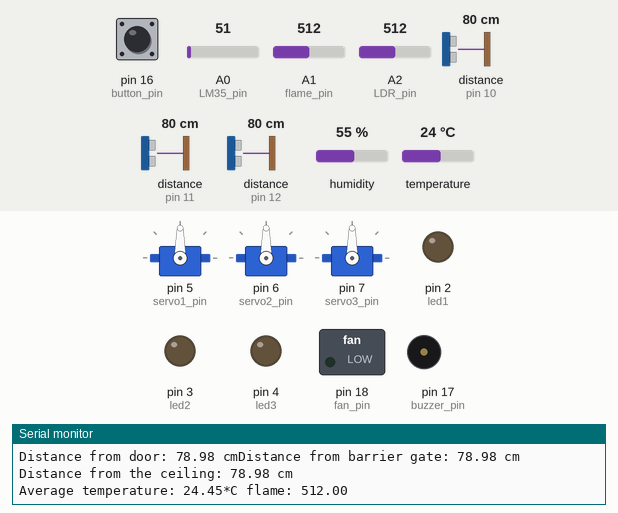
The sketch below on a simulated Arduino Mega 2560, built with avr-gcc and run on an emulated ATmega2560. On the bench: 3 × servo, switched loads named in the sketch (green lamp = pin HIGH), output pins drawn as LEDs (lit = HIGH), buzzer (waves = sounding), the last lines printed to the serial monitor. Wiring (inferred from the names in the program): 3 × ultrasonic range finder: trigger pin 13, echo pin 10 / trigger pin 14, echo pin 11 / trigger pin 15, echo pin 12. The inputs (shaded band) are chosen by the test bench; at power-on: A0 (LM35_pin) = 51, distance to the obstacle (sensors on pin 10, pin 11, pin 12) 80 cm, pin 16 (button_pin) HIGH, A1 (flame_pin) = 512, A2 (LDR_pin) = 512, humidity 55 %, temperature 24 °C. The echo pulse lasts 58.3 µs per cm; pins used as bus, display or sensor lines are not drawn.

Above: at 1.2 s.
1.3 s: A0 (LM35_pin) set to 89
7.5 s: A0 (LM35_pin) set to 105
At 13.6 s:
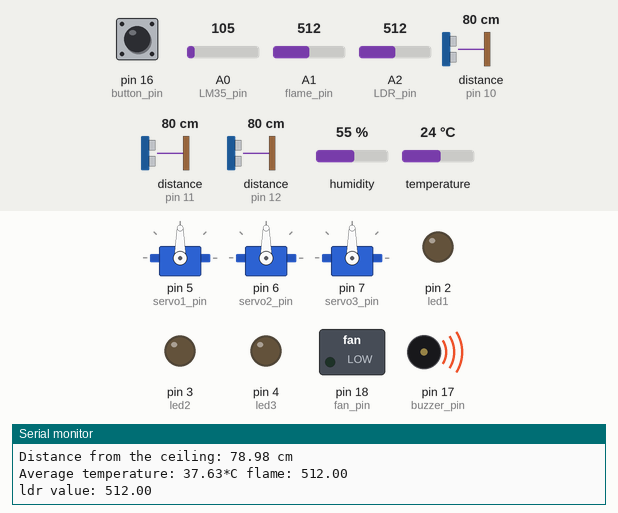
13.7 s: distance to the obstacle (sensor on pin 10) set to 8 cm
19.9 s: distance to the obstacle (sensor on pin 10) set to 5 cm
At 22.8 s:
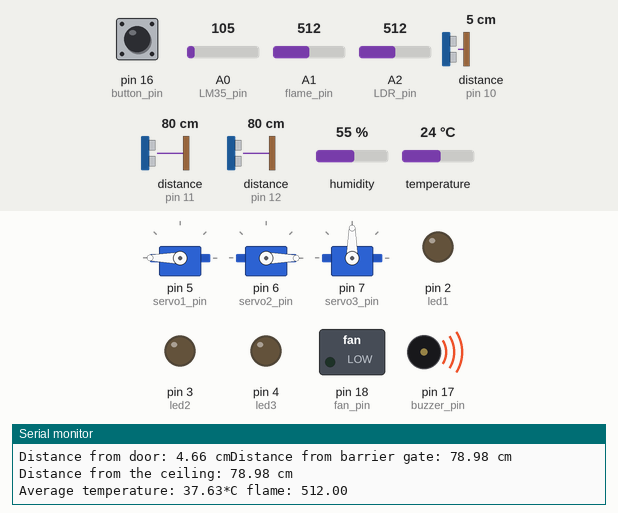
24.5 s: distance to the obstacle (sensor on pin 11) set to 8 cm
28.0 s: distance to the obstacle (sensor on pin 11) set to 5 cm
At 29.7 s:
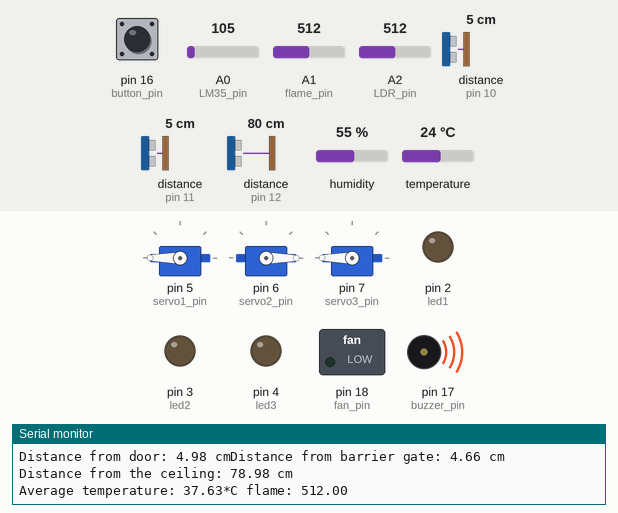
Timing chart, 0 to 32.8 s (numbered marks = the images above; inputs shaded):
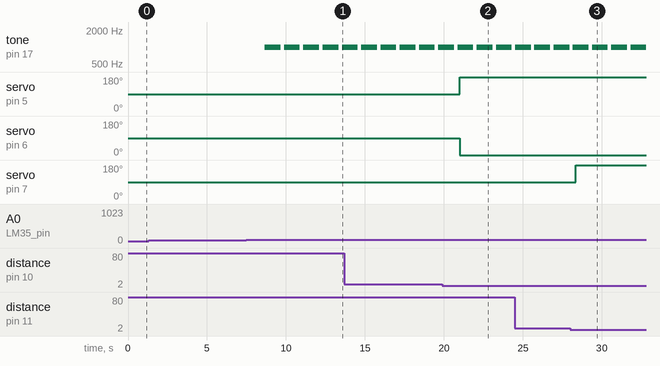

The sketch:

smart_home.ino
```cpp
/* This script is me and my partner's first big project with the Arduino platform.

 * ##### Smart Home Automation Project #####
 * TEAM MEMBERS: 2
 *  - LA WUN NANNDA
 *  - THIHA
 *
 * This project uses an Arduino Mega to create a smart home system with various sensors and actuators.
 *
 * Components used:
 * - 3 Servos: Controls mechanical movements for doors and barrier gate
 * - 3 Ultrasonic sensors: Measures distance for doors and barrier gate
 * - Button: Allows manual input for fan
 * - Relay1: Connects to the fan
 * - DHT sensor: Measures temperature and humidity for fire detection
 * - LM35 sensor: Measures temperature for fire detection
 * - Flame sensor: Detects fire for fire detection
 * - Buzzer: Provides audible alerts for fire alarm
 * - Bluetooth HC06: Enables wireless communication for fire alarm, bluetooth commands
 * - 3 LEDs: Provides visual indicators for bluetooth commands
 * - LDR sensor: Measures light intensity for light automation
 * - Relay2: Connects to the light bulb for light automation
 *
 * Procedures:
 * - measureDistance: Measures distance using ultrasonic sensors
 * - autoDoor: Automatically opens/closes a door based on distance
 * - autoBarrierGate: Controls a barrier gate using distance measurements
 * - toggleFan: Toggles a fan using a button
 * - detectFire: Detects fire and heat
 * - fireAlarm: Sends a fire alert via Bluetooth
 * - toggleLED: Toggles LEDs on/off
 * - toggleLEDs: Controls LEDs using Bluetooth commands
 * - autoLight: Automatically turns lights on/off based on room brightness
 *
 * Pins may vary depending on the connections of the components.
 */

#include <Servo.h>
#include <DHT.h>
#include <SoftwareSerial.h>  // for bluetooth communication

// LEDs
const int led1 = 2;
const int led2 = 3;
const int led3 = 4;

// servos
const int servo1_pin = 5;
const int servo2_pin = 6;
const int servo3_pin = 7;
Servo servo1;
Servo servo2;
Servo servo3;

// bluetooth
const int RX = 8;
const int TX = 9;
SoftwareSerial my_bluetooth(RX, TX);

// ultrasonic
const int echo1 = 10;
const int echo2 = 11;
const int echo3 = 12;
const int trig1 = 13;
const int trig2 = 14;
const int trig3 = 15;

// button
const int button_pin = 16;

// buzzer
const int buzzer_pin = 17;

// fan
const int fan_pin = 18;  // relay connected

// light bulb
const int light_bulb = 19;  // relay connected

// sensors
const int dht_pin = 20;
DHT my_dht(dht_pin, DHT11);
const int LM35_pin = A0;
const int flame_pin = A1;
const int LDR_pin = A2;

// variables
int x = 0;            // state of LED1
int y = 0;            // state of LED2
int z = 0;            // state of LED3
float distance1 = 0;  // Initialize distances
float distance2 = 0;
float distance3 = 0;
const int brightness_threshold = 500;  // under this value, the lights are turned on
const int servo_degree = 90;           // default degree of the servo
const float temp_threshold = 36.0;     // threshold for the temperature
const int flame_threshold = 500;       // threshold for the flame
const float garage_height = 5;         // distance between the ceiling and the floor of the garage
bool fan_state = false;                // to track the fan state


void setup() {
  Serial.begin(9600);        // initialize serial communication
  my_bluetooth.begin(9600);  // initialize bluetooth communication

  pinMode(button_pin, INPUT_PULLUP);
  pinMode(echo1, INPUT);
  pinMode(echo2, INPUT);
  pinMode(echo3, INPUT);
  pinMode(LM35_pin, INPUT);
  pinMode(flame_pin, INPUT);
  pinMode(LDR_pin, INPUT);

  pinMode(trig1, OUTPUT);
  pinMode(trig2, OUTPUT);
  pinMode(trig3, OUTPUT);
  pinMode(led1, OUTPUT);
  pinMode(led2, OUTPUT);
  pinMode(led3, OUTPUT);
  pinMode(buzzer_pin, OUTPUT);
  pinMode(fan_pin, OUTPUT);

  // attach the servo to the pin
  servo1.attach(servo1_pin);
  servo2.attach(servo2_pin);
  servo3.attach(servo3_pin);

  // initialize servos to default 90 degrees
  servo1.write(servo_degree);
  servo2.write(servo_degree);
  servo3.write(servo_degree);

  // initialize LEDs to off
  digitalWrite(led1, LOW);
  digitalWrite(led2, LOW);
  digitalWrite(led3, LOW);

  // initialize buzzer to no sound
  digitalWrite(buzzer_pin, LOW);

  // initialize fan to off
  digitalWrite(fan_pin, LOW);
}

/******************************************************************************/

// function to measure distance with ultrasonic sensor
void measureDistance(int trig_pin, int echo_pin, float &distance) {  // use pass by reference to change the value of the variable
  digitalWrite(trig_pin, LOW);
  delayMicroseconds(2);
  digitalWrite(trig_pin, HIGH);
  delayMicroseconds(10);
  digitalWrite(trig_pin, LOW);
  float time = pulseIn(echo_pin, HIGH);
  distance = time * 0.034 / 2;
}


// function to automatically open the door with ultrasonic sensor and 2 servos
void autoDoor() {
  measureDistance(trig1, echo1, distance1);
  Serial.print("Distance from door: ");
  Serial.print(distance1);
  Serial.print(" cm");

  if (distance1 <= 6) {
    // Object detected within 6 cm, open the door
    servo1.write(servo_degree + 90);
    servo2.write(servo_degree - 90);
  } else {
    // No object within 6 cm, close the door
    servo1.write(servo_degree);
    servo2.write(servo_degree);
  }
}


// function to automatically open the barrier gate with 2 ultrasonic sensors and 1 servo
void autoBarrierGate() {
  measureDistance(trig2, echo2, distance2);
  Serial.print("Distance from barrier gate: ");
  Serial.print(distance2);
  Serial.println(" cm");

  measureDistance(trig3, echo3, distance3);
  Serial.print("Distance from the ceiling: ");
  Serial.print(distance3);
  Serial.println(" cm");

  if (distance2 <= 6 and distance3 >= garage_height) {  // if the car is within 6 cm and there is no car in the parking space
    servo3.write(servo_degree + 90);                    // open the barrier gate
  } else if (distance3 < garage_height) {               // if there is a car in the parking space
    servo3.write(servo_degree);                         // close the barrier gate
  }
}

/******************************************************************************/

// function to control a (relay-connected) fan with button
void toggleFan() {
  bool button_state = !digitalRead(button_pin);  // pulldown equivalent
  static bool last_button_state = LOW;           // track the last button state
  static unsigned long last_debounce_time = 0;   // debounce timer
  const unsigned long debounce_delay = 50;       // debounce delay

  if (button_state != last_button_state) {
    last_debounce_time = millis();  // reset the debounce timer
  }

  if ((millis() - last_debounce_time) > debounce_delay) {  // debounce
    if (button_state == HIGH) {                            // detect button press
      fan_state = !fan_state;                              // toggle fan state
      digitalWrite(fan_pin, fan_state ? HIGH : LOW);       // turn on or off the fan
    }
  }

  last_button_state = button_state;  // update last button state
}

/******************************************************************************/

// function to detect fire and heat
void detectFire() {
  float flame = analogRead(flame_pin);
  float LM35temp = analogRead(LM35_pin) * 0.48828;
  float dhttemp = my_dht.readTemperature();

  if (isnan(dhttemp)) {  // check if the DHT sensor reading is valid
    Serial.println("Failed to read from DHT sensor!");
    return;
  }

  if (LM35temp < 0 || LM35temp > 100) {  // check if the LM35 sensor reading is within a reasonable range
    Serial.println("Failed to read from LM35 sensor!");
    return;
  }

  float avgtemp = (LM35temp + dhttemp) / 2;

  Serial.print("Average temperature: ");
  Serial.print(avgtemp);
  Serial.print("*C flame: ");
  Serial.println(flame);

  if (avgtemp > temp_threshold && flame > flame_threshold) {  // if the heat and flame is detected
    // non-blocking delay
    unsigned long start_time = millis();
    while (millis() - start_time < 1000) {}  // 1 second delay

    if (avgtemp > temp_threshold && flame > flame_threshold) {  // if the heat and flame is still there
      fireAlarm();                                              // it is indeed fire, call the fireAlarm function
    }
  }
}


// function to notify the user that fire is detected using bluetooth
void fireAlarm() {
  tone(buzzer_pin, 1000, 1000);
  my_bluetooth.println("Fire detected in your home!!!");
}

/******************************************************************************/

// function to toggle LEDs
void toggleLED(int ledPin, int &state) {
  digitalWrite(ledPin, state == 0 ? HIGH : LOW);
  state = 1 - state;
}


// function to toggle LEDs with bluetooth commands
void toggleLEDs() {
  if (my_bluetooth.available()) {
    char command = my_bluetooth.read();

    if (command == 'A') {
      toggleLED(led1, x);
    }

    if (command == 'B') {
      toggleLED(led2, y);
    }

    if (command == 'C') {
      toggleLED(led3, z);
    }
  }
}

/******************************************************************************/

// function to automatically turn (relay-connected) light bulb on or off based on the brightness of the room
void autoLight() {
  float brightness = analogRead(LDR_pin);
  Serial.print("ldr value: ");
  Serial.println(brightness);

  if (brightness < brightness_threshold) {  // turn light bulb on in the dark
    digitalWrite(light_bulb, HIGH);
  } else {  // turn light bulb off otherwise
    digitalWrite(light_bulb, LOW);
  }
}

/******************************************************************************/

void loop() {
  // Automatically control the door
  autoDoor();

  // Automatically control the barrier gate
  autoBarrierGate();

  // Control the fan with the button
  toggleFan();

  // Detect fire and heat
  detectFire();

  // Toggle LEDs with Bluetooth commands
  toggleLEDs();

  // Automatically control the light bulb based on room brightness
  autoLight();

  // Add a small delay to avoid overwhelming the loop
  delay(100);
}
```

Measured:
- the behaviour switches between 98 and 99 on A0 (LM35_pin) (found by bisection; images 0 and 1)
- the behaviour switches between 7 and 6 cm on distance to the obstacle (sensor on pin 10) (found by bisection; images 1 and 2)
- the behaviour switches between 7 and 6 cm on distance to the obstacle (sensor on pin 11) (found by bisection; images 2 and 3)
- after the input at 7.5 s, tone on pin 17 (buzzer_pin): alternates 1000 Hz for 1.0 s and silent for 0.22 s, starting after 1.2 s
- after the input at 19.9 s, servo on pin 5 (servo1_pin): 90° → 180° after 1.1 s; servo on pin 6 (servo2_pin): 90° → 0° after 1.1 s
- after the input at 28.0 s, servo on pin 7 (servo3_pin): 90° → 180° after 0.34 s
